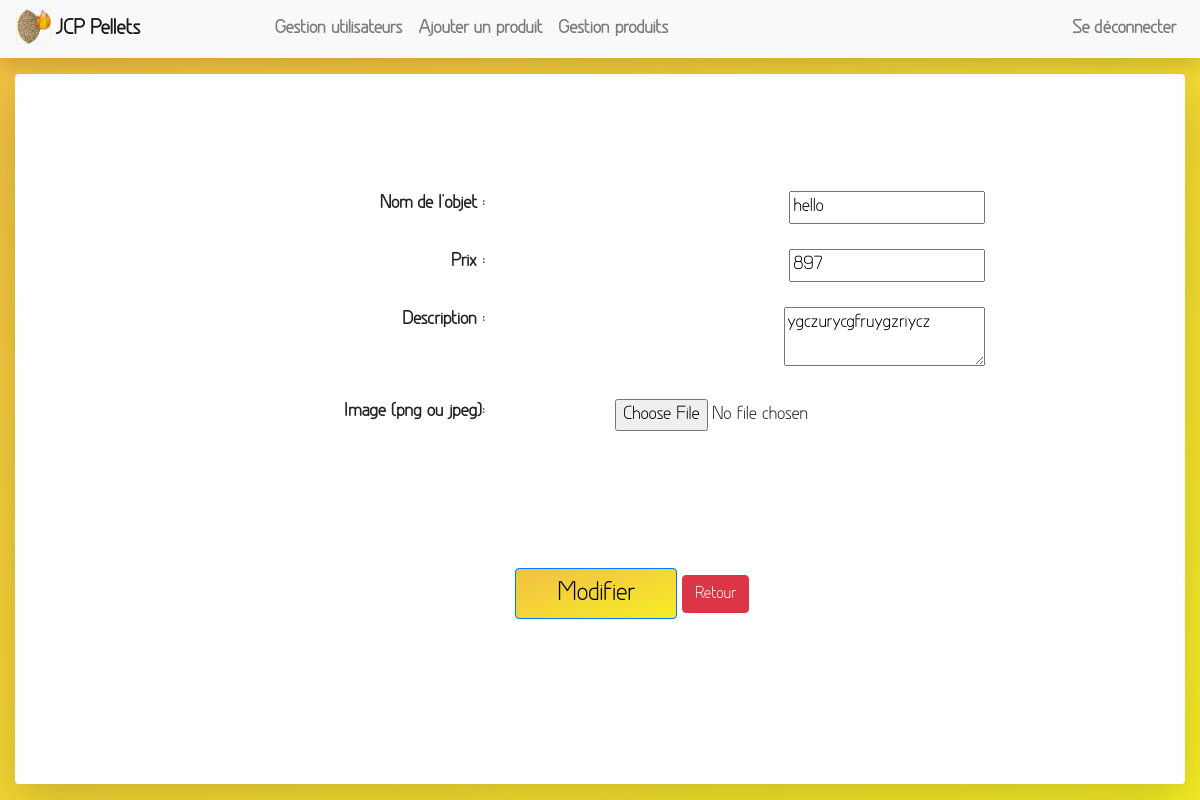
Screenshot of /views/admin_side/productsManagement.php?modifyProduct=5 (signed in) with the database file from the repository.
### tables this page shows
CREATE TABLE `jcp_products` (
  `id` int(11) NOT NULL,
  `price` float NOT NULL,
  `name` varchar(30) NOT NULL,
  `image` mediumblob NOT NULL,
  `image_type` varchar(255) NOT NULL,
  `description` varchar(255) NOT NULL
);

### controllers/admin_side/productsManagementCtrl.php (called while the page is built, shortened)
<?php
require '../../models/Database.php';
require '../../models/Products.php';
if(isset($_GET['modifyProduct'])){
    $product = new Products();
    $product->id = htmlspecialchars($_GET['modifyProduct']);
    $infoProduct = $product->infoProduct();
}

### models/Database.php (called while the page is built, shortened)
<?php
class Database{
    public function __construct() {
        $this->db = new PDO('mysql:dbname=;host=localhost', '', '', [PDO::ATTR_ERRMODE=>PDO::ERRMODE_EXCEPTION]);
    }
}

### models/Products.php (called while the page is built, shortened)
<?php
class Products extends Database{
    public $id;
    public function listProducts(){
        $query = 'SELECT * FROM `jcp_products`';
        $listProducts = $this->db->query($query);
        $list = $listProducts->fetchAll(PDO::FETCH_OBJ);
        if(COUNT($list)){
            $this->id = $list[0]->id;
            return $list;
        }
    }
    public function infoProduct(){
        $query = 'SELECT * FROM `jcp_products` WHERE `id` = :id';
        $infoProduct = $this->db->prepare($query);
        $infoProduct->bindValue(':id', $this->id, PDO::PARAM_INT);
        if($infoProduct->execute()){
            $info = $infoProduct->fetchAll(PDO::FETCH_OBJ);
            return $info;
        }
    }
}

### views/admin_side/productsManagement.php (the view, shortened to what this page needs)
<?php
require '../../controllers/admin_side/productsManagementCtrl.php';
?>
<!DOCTYPE html>
<html>
    <head>
        <link rel="stylesheet" href="https://stackpath.bootstrapcdn.com/bootstrap/4.2.1/css/bootstrap.min.css">
        <link rel="stylesheet" href="../../assets/css/style.css">
    </head>
    <body>
        <nav class="navbar navbar-expand-lg navbar-light bg-light sticky-top shadow">
            <a class="navbar-brand" href="accueilAdmin.php"><img src="../../assets/img/logoJCP.png" id="logoNavabarJCP"/>JCP Pellets</a>
            <div class="collapse navbar-collapse" id="navbarSupportedContent">
                <ul class="navbar-nav mr-auto">
                    <li class="nav-item">
                        <a class="nav-link" href="usersManagement.php">Gestion utilisateurs</a>
                    </li>
                    <li class="nav-item">
                        <a class="nav-link" href="addProduct.php">Ajouter un produit</a>
                    </li>
                    <li class="nav-item">
                        <a class="nav-link" href="productsManagement.php">Gestion produits</a>
                    </li>
                </ul>
                <ul class="navbar-nav">
                    <?php
            if(isset($_SESSION['username'])){
                ?>
                    <li class="nav-item">
                        <a class="nav-link" href="../../index.php?disconnect">Se déconnecter</a>
                    </li>
                <?php
            }
            ?>
                </ul>
            </div>
        </nav>
        <div class="container-fluid">
            <div class="generalDisplay productsList shadow-lg p-3bg-white mt-3 mb-3 rounded">
                <?php
                if(isset($_GET['modifyProduct'])){
                    foreach($infoProduct as $info){
                        ?>
                <form action="productsManagement.php?modifyProduct=<?= $info->id; ?>" enctype="multipart/form-data" method="post" class="addProductForm">
                            <div class="row addProductDiv">
                                <div class="offset-lg-1 col-lg-4">
                                    <label for="name">Nom de l'objet : </label>
                                </div>
                                <div class="offset-lg-1 col-lg-4">
                                    <input id="name" type="text" name="name" value="<?= $info->name ?>" data-toggle="popover" data-trigger="focus" title="Choisir un nom pour le produit" data-content="Doit être clair et compréhensible" required>
                                </div>
                            </div>
                            <div class="row addProductDiv">
                                <div class="offset-lg-1 col-lg-4">
                                    <label for="price">Prix : </label>
                                </div>
                                <div class="offset-lg-1 col-lg-4">
                                    <input id="price" type="text" name="price" value="<?= $info->price ?>" data-toggle="popover" data-trigger="focus" title="Choisir un prix" data-content="Doit être un chiffre entier ou décimal. Merci de ne pas ajouter le symbole €, l'ajout se fera automatiquement." required>
                                </div>
                            </div>
                            <div class="row addProductDiv">
                                <div class="offset-lg-1 col-lg-4">
                                    <label for="description">Description : </label>
                                </div>
                                <div class="offset-lg-1 col-lg-4">
                                    <textarea id="description" name="description" data-toggle="popover" data-trigger="focus" title="Entrer une description" data-content="Doit faire au maximum 255 caractères." maxlength="255" required><?= $info->description ?></textarea>
                                </div>
                            </div>
                            <div class="row addProductDiv">
                                <div class="offset-lg-1 col-lg-4">
                                    <label for="image">Image (png ou jpeg): </label>
                                </div>
                                <div class="offset-lg-1 col-lg-4">
                                    <input id="image" type="file" name="image" data-toggle="popover" data-trigger="focus" title="Choisir une image" data-content="Ne doit pas dépasser 750ko" required>
                                </div>
                            </div>
                            <div class="row">
                                <div class="offset-lg-5 col-lg-3">
                                    <button type="submit" class="btn btn-primary buttonSubmit2">Modifier</button>
                                    <a href="productsManagement.php" class="btn btn-danger" id="returnButtonProducts">Retour</a>
                                </div>
                            </div>
                        </form>
                                <?php
                    }
                }
                ?>
            </div>
        </div>
    </body>
</html>

### assets/css/style.css (style rules this page uses)
.generalDisplay { height: calc(100vh - 90px); background-color: white; }
body { font-family: 'Greyscale'; font-weight: bold; font-size: 110%; background-image: linear-gradient(to bottom right, rgb(243, 191, 68), rgb(245, 237, 37)); }
#logoNavabarJCP { width: 15%; margin-right: 2%; margin-top: -2%; }
.addProductDiv { text-align: right; margin-top: 2%; }
.addProductForm { margin-top: 10%; }
.buttonSubmit2 { width: 60%; background-image: linear-gradient(to bottom right, rgb(243, 191, 68), rgb(245, 237, 37)); margin-top: 50%; color: black; font-size: 25px; }
.productsList { overflow-y: scroll; overflow-x: hidden; }
#returnButtonProducts { margin-top: 50%; }

### rows the page displays
jcp_products: name "hello", price "897", description "ygczurycgfruygzriycz"
